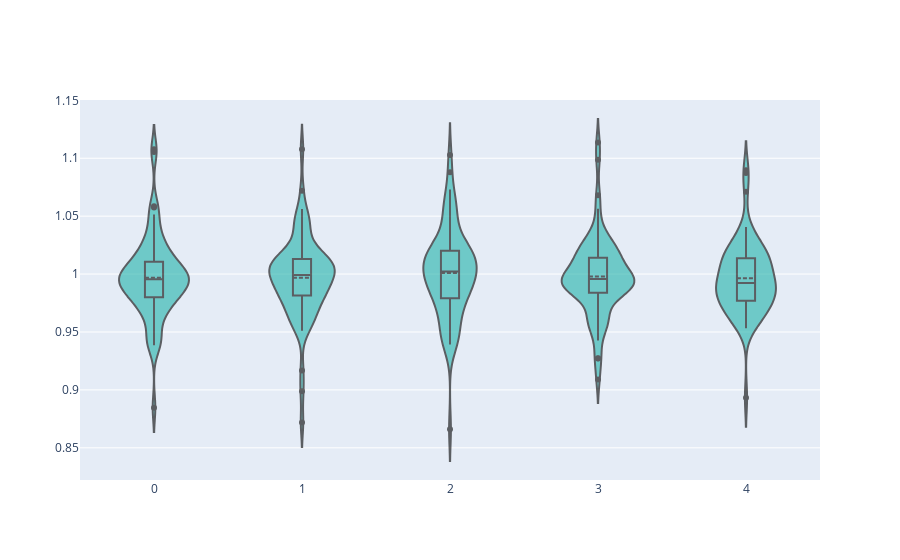

The code cell stored with this chart in its notebook:
### Code cell
# plotting violins to see the spread of intraday changes on each day with a different library
fig = go.Figure(data=go.Violin(y=df['intraday'], x=df['dayofweek'], box_visible=True, line_color='black',
                               meanline_visible=True, fillcolor='lightseagreen', opacity=0.6,
                               ))
fig.show()

### Figure 1 — Plotly figure (JSON) as saved in the notebook; plotly's stock layout.template omitted (floating-point values rounded to 4 significant figures; data arrays with more than 128 entries replaced by an {"elided": "..."} marker saying what was removed)
{"data": [{"box": {"visible": true}, "fillcolor": "lightseagreen", "line": {"color": "black"}, "meanline": {"visible": true}, "opacity": 0.6, "type": "violin", "x": {"elided": "340 int values"}, "y": {"elided": "340 float values"}}], "layout": {}}
